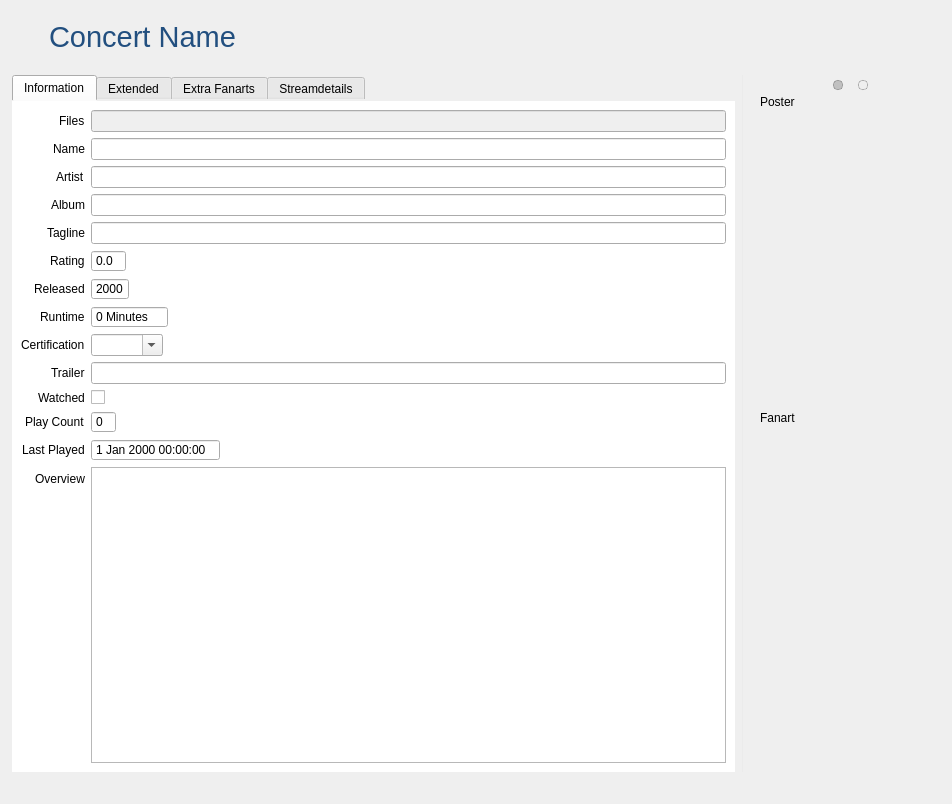
<?xml version="1.0" encoding="UTF-8"?>
<ui version="4.0">
 <class>ConcertWidget</class>
 <widget class="QWidget" name="ConcertWidget">
  <property name="geometry">
   <rect>
    <x>0</x>
    <y>0</y>
    <width>952</width>
    <height>804</height>
   </rect>
  </property>
  <property name="windowTitle">
   <string>Form</string>
  </property>
  <property name="styleSheet">
   <string notr="true">#tabWidget {
	border: 0;
}

#tab, #tab_2, #tab_3, #tab_4 {
	background-color: #ffffff;
}
</string>
  </property>
  <layout class="QVBoxLayout" name="verticalLayout" stretch="0,1">
   <property name="leftMargin">
    <number>0</number>
   </property>
   <property name="topMargin">
    <number>20</number>
   </property>
   <property name="rightMargin">
    <number>0</number>
   </property>
   <property name="bottomMargin">
    <number>20</number>
   </property>
   <item>
    <layout class="QHBoxLayout" name="horizontalLayout_10">
     <item>
      <spacer name="horizontalSpacer">
       <property name="orientation">
        <enum>Qt::Horizontal</enum>
       </property>
       <property name="sizeType">
        <enum>QSizePolicy::Fixed</enum>
       </property>
       <property name="sizeHint" stdset="0">
        <size>
         <width>20</width>
         <height>20</height>
        </size>
       </property>
      </spacer>
     </item>
     <item>
      <widget class="QToolButton" name="buttonRevert">
       <property name="cursor">
        <cursorShape>PointingHandCursor</cursorShape>
       </property>
       <property name="toolTip">
        <string>Concert has changed. Click to revert changes.</string>
       </property>
       <property name="styleSheet">
        <string notr="true">border: none;</string>
       </property>
       <property name="text">
        <string/>
       </property>
       <property name="icon">
        <iconset resource="../MediaElch.qrc">
         <normaloff>:/img/arrow_circle_left.png</normaloff>:/img/arrow_circle_left.png</iconset>
       </property>
       <property name="iconSize">
        <size>
         <width>16</width>
         <height>16</height>
        </size>
       </property>
      </widget>
     </item>
     <item>
      <widget class="QLabel" name="concertName">
       <property name="font">
        <font>
         <family>Helvetica Neue</family>
         <pointsize>22</pointsize>
        </font>
       </property>
       <property name="styleSheet">
        <string notr="true">color: #224f7f;
</string>
       </property>
       <property name="text">
        <string>Concert Name</string>
       </property>
       <property name="indent">
        <number>4</number>
       </property>
      </widget>
     </item>
     <item>
      <spacer name="horizontalSpacer_2">
       <property name="orientation">
        <enum>Qt::Horizontal</enum>
       </property>
       <property name="sizeHint" stdset="0">
        <size>
         <width>40</width>
         <height>20</height>
        </size>
       </property>
      </spacer>
     </item>
     <item>
      <widget class="MediaFlags" name="mediaFlags" native="true"/>
     </item>
    </layout>
   </item>
   <item>
    <widget class="QGroupBox" name="groupBox_3">
     <property name="styleSheet">
      <string notr="true">QGroupBox {
	border-radius: 0;
	background-color: transparent;
}
</string>
     </property>
     <property name="title">
      <string/>
     </property>
     <layout class="QHBoxLayout" name="horizontalLayout_2" stretch="1,0,0">
      <item>
       <widget class="QTabWidget" name="tabWidget">
        <property name="currentIndex">
         <number>0</number>
        </property>
        <widget class="QWidget" name="tab">
         <attribute name="title">
          <string>Information</string>
         </attribute>
         <layout class="QVBoxLayout" name="verticalLayout_6">
          <item>
           <layout class="QFormLayout" name="formLayout">
            <property name="fieldGrowthPolicy">
             <enum>QFormLayout::ExpandingFieldsGrow</enum>
            </property>
            <property name="rowWrapPolicy">
             <enum>QFormLayout::WrapLongRows</enum>
            </property>
            <property name="labelAlignment">
             <set>Qt::AlignRight|Qt::AlignTrailing|Qt::AlignVCenter</set>
            </property>
            <item row="0" column="0">
             <widget class="QLabel" name="label">
              <property name="text">
               <string>Files</string>
              </property>
             </widget>
            </item>
            <item row="0" column="1">
             <widget class="QLineEdit" name="files">
              <property name="enabled">
               <bool>false</bool>
              </property>
             </widget>
            </item>
            <item row="1" column="0">
             <widget class="QLabel" name="label_2">
              <property name="text">
               <string>Name</string>
              </property>
             </widget>
            </item>
            <item row="2" column="0">
             <widget class="QLabel" name="label_3">
              <property name="text">
               <string>Artist</string>
              </property>
             </widget>
            </item>
            <item row="3" column="0">
             <widget class="QLabel" name="label_16">
              <property name="text">
               <string>Album</string>
              </property>
             </widget>
            </item>
            <item row="4" column="0">
             <widget class="QLabel" name="label_6">
              <property name="text">
               <string>Tagline</string>
              </property>
             </widget>
            </item>
            <item row="5" column="0">
             <widget class="QLabel" name="label_4">
              <property name="text">
               <string>Rating</string>
              </property>
             </widget>
            </item>
            <item row="6" column="0">
             <widget class="QLabel" name="label_5">
              <property name="text">
               <string>Released</string>
              </property>
             </widget>
            </item>
            <item row="7" column="0">
             <widget class="QLabel" name="label_7">
              <property name="text">
               <string>Runtime</string>
              </property>
             </widget>
            </item>
            <item row="8" column="0">
             <widget class="QLabel" name="label_8">
              <property name="text">
               <string>Certification</string>
              </property>
             </widget>
            </item>
            <item row="9" column="0">
             <widget class="QLabel" name="label_9">
              <property name="text">
               <string>Trailer</string>
              </property>
             </widget>
            </item>
            <item row="10" column="0">
             <widget class="QLabel" name="label_20">
              <property name="text">
               <string>Watched</string>
              </property>
             </widget>
            </item>
            <item row="11" column="0">
             <widget class="QLabel" name="label_10">
              <property name="text">
               <string>Play Count</string>
              </property>
             </widget>
            </item>
            <item row="12" column="0">
             <widget class="QLabel" name="label_11">
              <property name="text">
               <string>Last Played</string>
              </property>
             </widget>
            </item>
            <item row="13" column="0">
             <widget class="QLabel" name="label_15">
              <property name="text">
               <string>Overview</string>
              </property>
             </widget>
            </item>
            <item row="1" column="1">
             <widget class="QLineEdit" name="name">
              <property name="text">
               <string/>
              </property>
             </widget>
            </item>
            <item row="2" column="1">
             <widget class="QLineEdit" name="artist"/>
            </item>
            <item row="3" column="1">
             <widget class="QLineEdit" name="album"/>
            </item>
            <item row="4" column="1">
             <widget class="QLineEdit" name="tagline"/>
            </item>
            <item row="5" column="1">
             <widget class="QDoubleSpinBox" name="rating">
              <property name="buttonSymbols">
               <enum>QAbstractSpinBox::NoButtons</enum>
              </property>
              <property name="decimals">
               <number>1</number>
              </property>
              <property name="maximum">
               <double>10.000000000000000</double>
              </property>
             </widget>
            </item>
            <item row="6" column="1">
             <widget class="QDateEdit" name="released">
              <property name="buttonSymbols">
               <enum>QAbstractSpinBox::NoButtons</enum>
              </property>
              <property name="displayFormat">
               <string>yyyy</string>
              </property>
             </widget>
            </item>
            <item row="7" column="1">
             <widget class="QSpinBox" name="runtime">
              <property name="buttonSymbols">
               <enum>QAbstractSpinBox::NoButtons</enum>
              </property>
              <property name="suffix">
               <string> Minutes</string>
              </property>
              <property name="maximum">
               <number>999</number>
              </property>
             </widget>
            </item>
            <item row="8" column="1">
             <widget class="QComboBox" name="certification">
              <property name="editable">
               <bool>true</bool>
              </property>
              <property name="sizeAdjustPolicy">
               <enum>QComboBox::AdjustToContents</enum>
              </property>
             </widget>
            </item>
            <item row="9" column="1">
             <widget class="QLineEdit" name="trailer"/>
            </item>
            <item row="10" column="1">
             <widget class="QCheckBox" name="watched">
              <property name="text">
               <string/>
              </property>
             </widget>
            </item>
            <item row="11" column="1">
             <widget class="QSpinBox" name="playcount">
              <property name="buttonSymbols">
               <enum>QAbstractSpinBox::NoButtons</enum>
              </property>
              <property name="maximum">
               <number>99</number>
              </property>
             </widget>
            </item>
            <item row="12" column="1">
             <widget class="QDateTimeEdit" name="lastPlayed">
              <property name="buttonSymbols">
               <enum>QAbstractSpinBox::NoButtons</enum>
              </property>
             </widget>
            </item>
            <item row="13" column="1">
             <widget class="QTextEdit" name="overview"/>
            </item>
           </layout>
          </item>
         </layout>
        </widget>
        <widget class="QWidget" name="tab_2">
         <attribute name="title">
          <string>Extended</string>
         </attribute>
         <layout class="QVBoxLayout" name="verticalLayout_3">
          <item>
           <widget class="TagCloud" name="genreCloud" native="true"/>
          </item>
          <item>
           <widget class="TagCloud" name="tagCloud" native="true"/>
          </item>
          <item>
           <spacer name="verticalSpacer_2">
            <property name="orientation">
             <enum>Qt::Vertical</enum>
            </property>
            <property name="sizeHint" stdset="0">
             <size>
              <width>20</width>
              <height>40</height>
             </size>
            </property>
           </spacer>
          </item>
         </layout>
        </widget>
        <widget class="QWidget" name="tab_4">
         <attribute name="title">
          <string>Extra Fanarts</string>
         </attribute>
         <layout class="QVBoxLayout" name="verticalLayout_2" stretch="1,0">
          <property name="leftMargin">
           <number>12</number>
          </property>
          <property name="rightMargin">
           <number>12</number>
          </property>
          <item>
           <widget class="ImageGallery" name="fanarts" native="true"/>
          </item>
          <item>
           <layout class="QHBoxLayout" name="horizontalLayout_5" stretch="1,0,0">
            <item>
             <widget class="QLabel" name="label_17">
              <property name="font">
               <font>
                <italic>true</italic>
               </font>
              </property>
              <property name="text">
               <string>Hint: Closed images will be deleted on save.</string>
              </property>
              <property name="wordWrap">
               <bool>true</bool>
              </property>
             </widget>
            </item>
            <item>
             <spacer name="horizontalSpacer_3">
              <property name="orientation">
               <enum>Qt::Horizontal</enum>
              </property>
              <property name="sizeHint" stdset="0">
               <size>
                <width>40</width>
                <height>20</height>
               </size>
              </property>
             </spacer>
            </item>
            <item>
             <widget class="QPushButton" name="btnAddExtraFanart">
              <property name="text">
               <string>Add Images</string>
              </property>
              <property name="dropShadow" stdset="0">
               <bool>true</bool>
              </property>
             </widget>
            </item>
           </layout>
          </item>
         </layout>
        </widget>
        <widget class="QWidget" name="tab_3">
         <attribute name="title">
          <string>Streamdetails</string>
         </attribute>
         <layout class="QVBoxLayout" name="verticalLayout_7">
          <item>
           <layout class="QGridLayout" name="streamDetails">
            <item row="3" column="0">
             <widget class="QLabel" name="label_29">
              <property name="text">
               <string>Aspect Ratio</string>
              </property>
              <property name="alignment">
               <set>Qt::AlignRight|Qt::AlignTrailing|Qt::AlignVCenter</set>
              </property>
             </widget>
            </item>
            <item row="4" column="0">
             <widget class="QLabel" name="label_32">
              <property name="text">
               <string>Scantype</string>
              </property>
              <property name="alignment">
               <set>Qt::AlignRight|Qt::AlignTrailing|Qt::AlignVCenter</set>
              </property>
             </widget>
            </item>
            <item row="1" column="1">
             <widget class="QLineEdit" name="videoCodec">
              <property name="maximumSize">
               <size>
                <width>100</width>
                <height>16777215</height>
               </size>
              </property>
             </widget>
            </item>
            <item row="2" column="0">
             <widget class="QLabel" name="label_28">
              <property name="text">
               <string>Resolution</string>
              </property>
              <property name="alignment">
               <set>Qt::AlignRight|Qt::AlignTrailing|Qt::AlignVCenter</set>
              </property>
             </widget>
            </item>
            <item row="1" column="0">
             <widget class="QLabel" name="label_31">
              <property name="text">
               <string>Codec</string>
              </property>
              <property name="alignment">
               <set>Qt::AlignRight|Qt::AlignTrailing|Qt::AlignVCenter</set>
              </property>
             </widget>
            </item>
            <item row="3" column="1">
             <widget class="QDoubleSpinBox" name="videoAspectRatio">
              <property name="maximumSize">
               <size>
                <width>100</width>
                <height>16777215</height>
               </size>
              </property>
              <property name="buttonSymbols">
               <enum>QAbstractSpinBox::NoButtons</enum>
              </property>
              <property name="decimals">
               <number>3</number>
              </property>
             </widget>
            </item>
            <item row="2" column="1">
             <layout class="QHBoxLayout" name="horizontalLayout_16">
              <item>
               <widget class="QSpinBox" name="videoWidth">
                <property name="buttonSymbols">
                 <enum>QAbstractSpinBox::NoButtons</enum>
                </property>
                <property name="maximum">
                 <number>9999</number>
                </property>
               </widget>
              </item>
              <item>
               <widget class="QLabel" name="label_30">
                <property name="text">
                 <string>x</string>
                </property>
               </widget>
              </item>
              <item>
               <widget class="QSpinBox" name="videoHeight">
                <property name="buttonSymbols">
                 <enum>QAbstractSpinBox::NoButtons</enum>
                </property>
                <property name="maximum">
                 <number>99999</number>
                </property>
               </widget>
              </item>
              <item>
               <spacer name="horizontalSpacer_10">
                <property name="orientation">
                 <enum>Qt::Horizontal</enum>
                </property>
                <property name="sizeHint" stdset="0">
                 <size>
                  <width>40</width>
                  <height>20</height>
                 </size>
                </property>
               </spacer>
              </item>
             </layout>
            </item>
            <item row="6" column="0">
             <widget class="QLabel" name="labelStreamDetailsAudio">
              <property name="font">
               <font>
                <weight>75</weight>
                <bold>true</bold>
               </font>
              </property>
              <property name="text">
               <string>Audio</string>
              </property>
              <property name="alignment">
               <set>Qt::AlignRight|Qt::AlignTrailing|Qt::AlignVCenter</set>
              </property>
             </widget>
            </item>
            <item row="0" column="0">
             <widget class="QLabel" name="label_27">
              <property name="font">
               <font>
                <weight>75</weight>
                <bold>true</bold>
               </font>
              </property>
              <property name="text">
               <string>Video</string>
              </property>
              <property name="alignment">
               <set>Qt::AlignRight|Qt::AlignTrailing|Qt::AlignVCenter</set>
              </property>
             </widget>
            </item>
            <item row="4" column="1">
             <widget class="QLineEdit" name="videoScantype">
              <property name="maximumSize">
               <size>
                <width>200</width>
                <height>16777215</height>
               </size>
              </property>
             </widget>
            </item>
            <item row="5" column="0">
             <widget class="QLabel" name="label_33">
              <property name="text">
               <string>Duration</string>
              </property>
              <property name="alignment">
               <set>Qt::AlignRight|Qt::AlignTrailing|Qt::AlignVCenter</set>
              </property>
             </widget>
            </item>
            <item row="5" column="1">
             <widget class="QTimeEdit" name="videoDuration">
              <property name="maximumSize">
               <size>
                <width>200</width>
                <height>16777215</height>
               </size>
              </property>
              <property name="buttonSymbols">
               <enum>QAbstractSpinBox::NoButtons</enum>
              </property>
              <property name="displayFormat">
               <string>HH:mm:ss</string>
              </property>
             </widget>
            </item>
           </layout>
          </item>
          <item>
           <layout class="QHBoxLayout" name="horizontalLayout_17">
            <item>
             <widget class="QPushButton" name="buttonReloadStreamDetails">
              <property name="text">
               <string>Reload from File</string>
              </property>
              <property name="icon">
               <iconset resource="../MediaElch.qrc">
                <normaloff>:/img/arrow_circle_right_white.png</normaloff>:/img/arrow_circle_right_white.png</iconset>
              </property>
              <property name="dropShadow" stdset="0">
               <bool>true</bool>
              </property>
             </widget>
            </item>
            <item>
             <spacer name="horizontalSpacer_9">
              <property name="orientation">
               <enum>Qt::Horizontal</enum>
              </property>
              <property name="sizeHint" stdset="0">
               <size>
                <width>40</width>
                <height>20</height>
               </size>
              </property>
             </spacer>
            </item>
           </layout>
          </item>
          <item>
           <spacer name="verticalSpacer_8">
            <property name="orientation">
             <enum>Qt::Vertical</enum>
            </property>
            <property name="sizeHint" stdset="0">
             <size>
              <width>20</width>
              <height>386</height>
             </size>
            </property>
           </spacer>
          </item>
         </layout>
        </widget>
       </widget>
      </item>
      <item>
       <widget class="Line" name="line">
        <property name="styleSheet">
         <string notr="true">color: #ebebeb;</string>
        </property>
        <property name="frameShadow">
         <enum>QFrame::Plain</enum>
        </property>
        <property name="lineWidth">
         <number>1</number>
        </property>
        <property name="midLineWidth">
         <number>0</number>
        </property>
        <property name="orientation">
         <enum>Qt::Vertical</enum>
        </property>
       </widget>
      </item>
      <item>
       <layout class="QVBoxLayout" name="verticalLayout_4" stretch="0,1">
        <property name="spacing">
         <number>0</number>
        </property>
        <property name="leftMargin">
         <number>10</number>
        </property>
        <property name="topMargin">
         <number>0</number>
        </property>
        <item>
         <widget class="QWidget" name="artStackedWidgetButtons" native="true">
          <layout class="QHBoxLayout" name="horizontalLayout_3">
           <property name="leftMargin">
            <number>0</number>
           </property>
           <property name="topMargin">
            <number>0</number>
           </property>
           <property name="rightMargin">
            <number>0</number>
           </property>
           <property name="bottomMargin">
            <number>0</number>
           </property>
           <item>
            <spacer name="horizontalSpacer_7">
             <property name="orientation">
              <enum>Qt::Horizontal</enum>
             </property>
             <property name="sizeHint" stdset="0">
              <size>
               <width>69</width>
               <height>1</height>
              </size>
             </property>
            </spacer>
           </item>
           <item>
            <widget class="QPushButton" name="buttonArtPageOne">
             <property name="cursor">
              <cursorShape>PointingHandCursor</cursorShape>
             </property>
             <property name="styleSheet">
              <string notr="true">QPushButton {
	border: 1px solid rgba(0, 0, 0, 50);
	border-radius: 4px;
	padding: 0;
	margin: 4px;
	width: 8px;
	height: 8px;
}

QPushButton::checked {
	background-color: rgba(0, 0, 0, 50);
}

QPushButton::hover {
	border: 1px solid rgba(0, 0, 0, 80);
}</string>
             </property>
             <property name="text">
              <string/>
             </property>
             <property name="checkable">
              <bool>true</bool>
             </property>
             <property name="checked">
              <bool>true</bool>
             </property>
            </widget>
           </item>
           <item>
            <widget class="QPushButton" name="buttonArtPageTwo">
             <property name="cursor">
              <cursorShape>PointingHandCursor</cursorShape>
             </property>
             <property name="styleSheet">
              <string notr="true">QPushButton {
	border: 1px solid rgba(0, 0, 0, 50);
	border-radius: 4px;
	padding: 0;
	margin: 5px;
	width: 8px;
	height: 8px;
}

QPushButton::checked {
	background-color: rgba(0, 0, 0, 50);
}

QPushButton::hover {
	border: 1px solid rgba(0, 0, 0, 70);
}</string>
             </property>
             <property name="text">
              <string/>
             </property>
             <property name="checkable">
              <bool>true</bool>
             </property>
            </widget>
           </item>
           <item>
            <spacer name="horizontalSpacer_8">
             <property name="orientation">
              <enum>Qt::Horizontal</enum>
             </property>
             <property name="sizeHint" stdset="0">
              <size>
               <width>40</width>
               <height>1</height>
              </size>
             </property>
            </spacer>
           </item>
          </layout>
          <zorder>buttonArtPageTwo</zorder>
          <zorder>buttonArtPageOne</zorder>
         </widget>
        </item>
        <item>
         <widget class="SlidingStackedWidget" name="artStackedWidget">
          <property name="minimumSize">
           <size>
            <width>180</width>
            <height>0</height>
           </size>
          </property>
          <property name="maximumSize">
           <size>
            <width>180</width>
            <height>16777215</height>
           </size>
          </property>
          <property name="currentIndex">
           <number>0</number>
          </property>
          <widget class="QWidget" name="page">
           <layout class="QVBoxLayout" name="verticalLayout_10">
            <property name="leftMargin">
             <number>0</number>
            </property>
            <property name="topMargin">
             <number>0</number>
            </property>
            <property name="rightMargin">
             <number>0</number>
            </property>
            <property name="bottomMargin">
             <number>0</number>
            </property>
            <item>
             <widget class="QLabel" name="labelPoster">
              <property name="text">
               <string>Poster</string>
              </property>
             </widget>
            </item>
            <item>
             <widget class="ClosableImage" name="poster">
              <property name="minimumSize">
               <size>
                <width>180</width>
                <height>290</height>
               </size>
              </property>
              <property name="maximumSize">
               <size>
                <width>180</width>
                <height>290</height>
               </size>
              </property>
              <property name="cursor">
               <cursorShape>PointingHandCursor</cursorShape>
              </property>
              <property name="toolTip">
               <string>Click to Change</string>
              </property>
              <property name="text">
               <string/>
              </property>
              <property name="pixmap">
               <pixmap resource="../MediaElch.qrc">:/img/film_reel.png</pixmap>
              </property>
              <property name="alignment">
               <set>Qt::AlignCenter</set>
              </property>
              <property name="clickable" stdset="0">
               <bool>true</bool>
              </property>
              <property name="myFixedHeight" stdset="0">
               <number>290</number>
              </property>
              <property name="dropShadow" stdset="0">
               <bool>true</bool>
              </property>
             </widget>
            </item>
            <item>
             <widget class="QLabel" name="labelFanart">
              <property name="text">
               <string>Fanart</string>
              </property>
             </widget>
            </item>
            <item>
             <widget class="ClosableImage" name="backdrop">
              <property name="minimumSize">
               <size>
                <width>180</width>
                <height>120</height>
               </size>
              </property>
              <property name="maximumSize">
               <size>
                <width>180</width>
                <height>120</height>
               </size>
              </property>
              <property name="cursor">
               <cursorShape>PointingHandCursor</cursorShape>
              </property>
              <property name="toolTip">
               <string>Click to Change</string>
              </property>
              <property name="text">
               <string/>
              </property>
              <property name="pixmap">
               <pixmap resource="../MediaElch.qrc">:/img/pictures_alt.png</pixmap>
              </property>
              <property name="alignment">
               <set>Qt::AlignCenter</set>
              </property>
              <property name="clickable" stdset="0">
               <bool>true</bool>
              </property>
              <property name="myFixedHeight" stdset="0">
               <number>120</number>
              </property>
              <property name="dropShadow" stdset="0">
               <bool>true</bool>
              </property>
             </widget>
            </item>
            <item>
             <spacer name="verticalSpacer">
              <property name="orientation">
               <enum>Qt::Vertical</enum>
              </property>
              <property name="sizeHint" stdset="0">
               <size>
                <width>20</width>
                <height>40</height>
               </size>
              </property>
             </spacer>
            </item>
           </layout>
          </widget>
          <widget class="QWidget" name="page_2">
           <layout class="QVBoxLayout" name="verticalLayout_11">
            <property name="leftMargin">
             <number>0</number>
            </property>
            <property name="topMargin">
             <number>0</number>
            </property>
            <property name="rightMargin">
             <number>0</number>
            </property>
            <property name="bottomMargin">
             <number>0</number>
            </property>
            <item>
             <widget class="QLabel" name="labelLogo">
              <property name="text">
               <string>Logo</string>
              </property>
             </widget>
            </item>
            <item>
             <widget class="ClosableImage" name="logo">
              <property name="minimumSize">
               <size>
                <width>180</width>
                <height>110</height>
               </size>
              </property>
              <property name="maximumSize">
               <size>
                <width>180</width>
                <height>110</height>
               </size>
              </property>
              <property name="cursor">
               <cursorShape>PointingHandCursor</cursorShape>
              </property>
              <property name="toolTip">
               <string>Click to Change</string>
              </property>
              <property name="text">
               <string/>
              </property>
              <property name="pixmap">
               <pixmap resource="../MediaElch.qrc">:/img/pictures_alt.png</pixmap>
              </property>
              <property name="alignment">
               <set>Qt::AlignCenter</set>
              </property>
              <property name="clickable" stdset="0">
               <bool>true</bool>
              </property>
              <property name="myFixedHeight" stdset="0">
               <number>110</number>
              </property>
              <property name="dropShadow" stdset="0">
               <bool>true</bool>
              </property>
             </widget>
            </item>
            <item>
             <widget class="QLabel" name="labelClearArt">
              <property name="text">
               <string>Clear Art</string>
              </property>
             </widget>
            </item>
            <item>
             <widget class="ClosableImage" name="clearArt">
              <property name="minimumSize">
               <size>
                <width>180</width>
                <height>155</height>
               </size>
              </property>
              <property name="maximumSize">
               <size>
                <width>180</width>
                <height>155</height>
               </size>
              </property>
              <property name="cursor">
               <cursorShape>PointingHandCursor</cursorShape>
              </property>
              <property name="toolTip">
               <string>Click to Change</string>
              </property>
              <property name="text">
               <string/>
              </property>
              <property name="pixmap">
               <pixmap resource="../MediaElch.qrc">:/img/pictures_alt.png</pixmap>
              </property>
              <property name="alignment">
               <set>Qt::AlignCenter</set>
              </property>
              <property name="clickable" stdset="0">
               <bool>true</bool>
              </property>
              <property name="myFixedHeight" stdset="0">
               <number>155</number>
              </property>
              <property name="dropShadow" stdset="0">
               <bool>true</bool>
              </property>
             </widget>
            </item>
            <item>
             <widget class="QLabel" name="labelDiscArt">
              <property name="text">
               <string>CD Art</string>
              </property>
             </widget>
            </item>
            <item>
             <widget class="ClosableImage" name="cdArt">
              <property name="minimumSize">
               <size>
                <width>180</width>
                <height>200</height>
               </size>
              </property>
              <property name="maximumSize">
               <size>
                <width>180</width>
                <height>200</height>
               </size>
              </property>
              <property name="cursor">
               <cursorShape>PointingHandCursor</cursorShape>
              </property>
              <property name="toolTip">
               <string>Click to Change</string>
              </property>
              <property name="text">
               <string/>
              </property>
              <property name="pixmap">
               <pixmap resource="../MediaElch.qrc">:/img/pictures_alt.png</pixmap>
              </property>
              <property name="alignment">
               <set>Qt::AlignCenter</set>
              </property>
              <property name="clickable" stdset="0">
               <bool>true</bool>
              </property>
              <property name="myFixedHeight" stdset="0">
               <number>200</number>
              </property>
              <property name="dropShadow" stdset="0">
               <bool>true</bool>
              </property>
             </widget>
            </item>
            <item>
             <spacer name="verticalSpacer_7">
              <property name="orientation">
               <enum>Qt::Vertical</enum>
              </property>
              <property name="sizeHint" stdset="0">
               <size>
                <width>20</width>
                <height>40</height>
               </size>
              </property>
             </spacer>
            </item>
           </layout>
          </widget>
         </widget>
        </item>
       </layout>
      </item>
     </layout>
    </widget>
   </item>
  </layout>
 </widget>
 <customwidgets>
  <customwidget>
   <class>SlidingStackedWidget</class>
   <extends>QStackedWidget</extends>
   <header>smallWidgets/SlidingStackedWidget.h</header>
   <container>1</container>
  </customwidget>
  <customwidget>
   <class>MediaFlags</class>
   <extends>QWidget</extends>
   <header>smallWidgets/MediaFlags.h</header>
   <container>1</container>
  </customwidget>
  <customwidget>
   <class>TagCloud</class>
   <extends>QWidget</extends>
   <header>smallWidgets/TagCloud.h</header>
   <container>1</container>
  </customwidget>
  <customwidget>
   <class>ImageGallery</class>
   <extends>QWidget</extends>
   <header>smallWidgets/ImageGallery.h</header>
   <container>1</container>
  </customwidget>
  <customwidget>
   <class>ClosableImage</class>
   <extends>QLabel</extends>
   <header>smallWidgets/ClosableImage.h</header>
  </customwidget>
 </customwidgets>
 <resources>
  <include location="../MediaElch.qrc"/>
 </resources>
 <connections>
  <connection>
   <sender>buttonArtPageOne</sender>
   <signal>clicked()</signal>
   <receiver>ConcertWidget</receiver>
   <slot>onArtPageOne()</slot>
   <hints>
    <hint type="sourcelabel">
     <x>788</x>
     <y>70</y>
    </hint>
    <hint type="destinationlabel">
     <x>466</x>
     <y>401</y>
    </hint>
   </hints>
  </connection>
  <connection>
   <sender>buttonArtPageTwo</sender>
   <signal>clicked()</signal>
   <receiver>ConcertWidget</receiver>
   <slot>onArtPageTwo()</slot>
   <hints>
    <hint type="sourcelabel">
     <x>807</x>
     <y>70</y>
    </hint>
    <hint type="destinationlabel">
     <x>466</x>
     <y>401</y>
    </hint>
   </hints>
  </connection>
 </connections>
 <slots>
  <slot>onArtPageOne()</slot>
  <slot>onArtPageTwo()</slot>
 </slots>
</ui>
